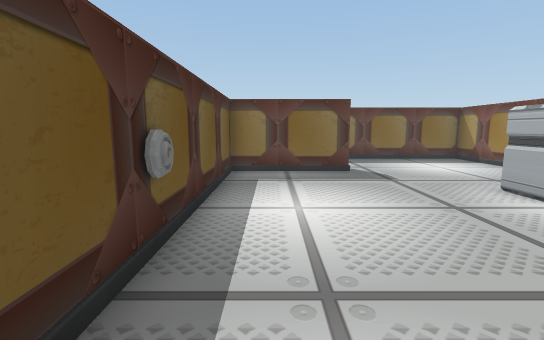
[1] (above)

18 first-person views from a walk through a scene from a Unity 3-D project. The camera is 1.5 m above the floor, tilts 8° down and sees 85° across. Doors are open. The floor is counted in squares, 1 m on a side. Each view is taken from the middle of a square. On the plan, view 1 faces up. The plan holds only what a view shows up to about 15 squares ahead; the rest is blank. The player character is not drawn.

[2]
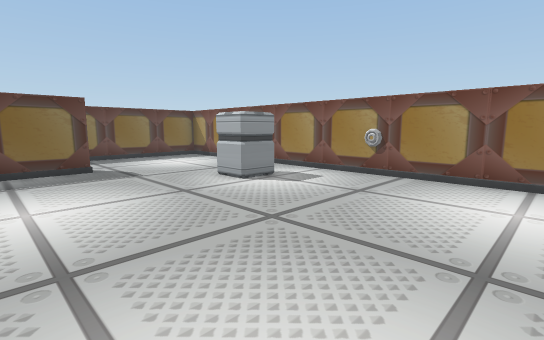

[3]
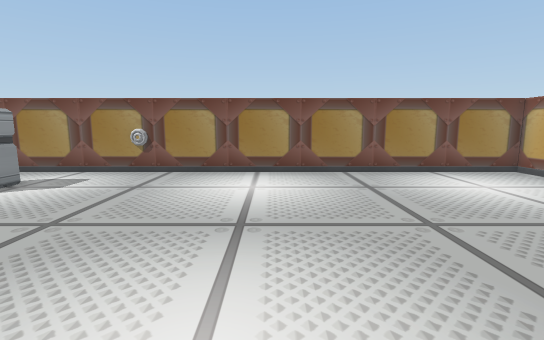

[4]
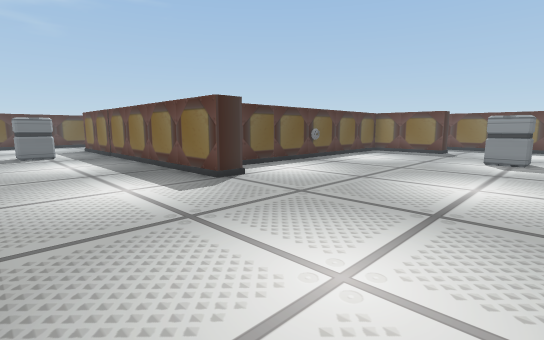

[5]
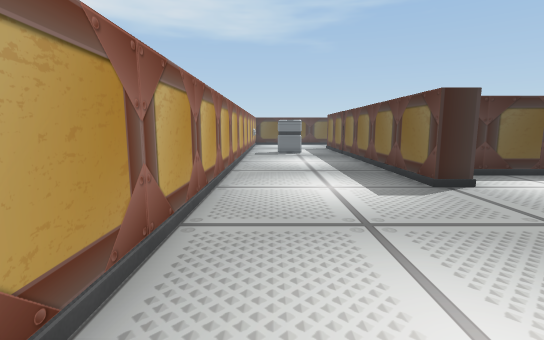

[6]
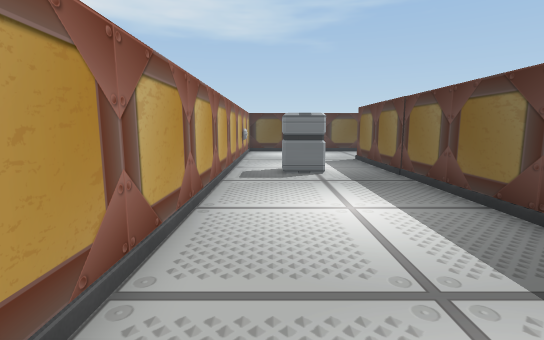

[7]
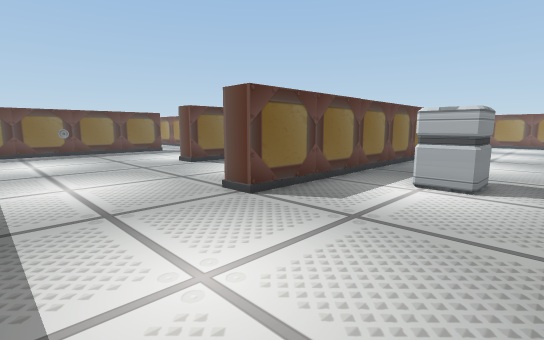

[8]
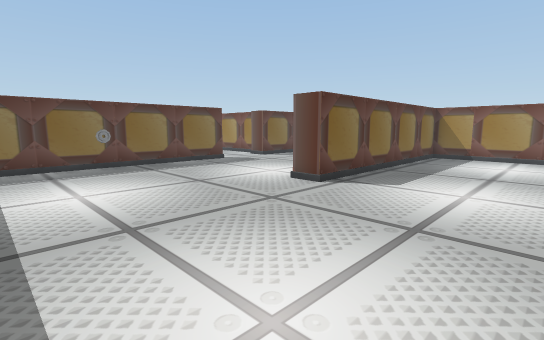

[9]
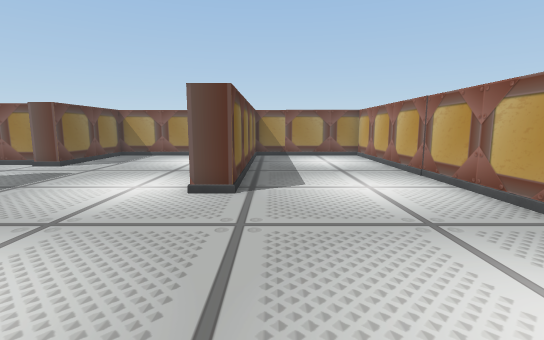

[10]
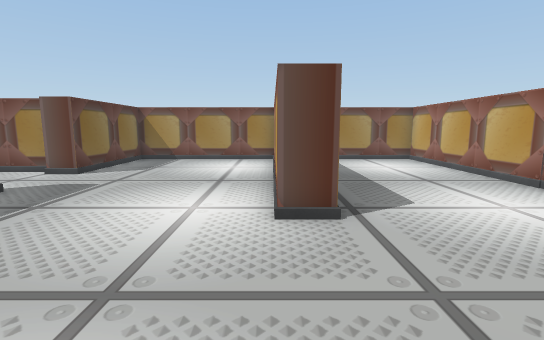

[11]
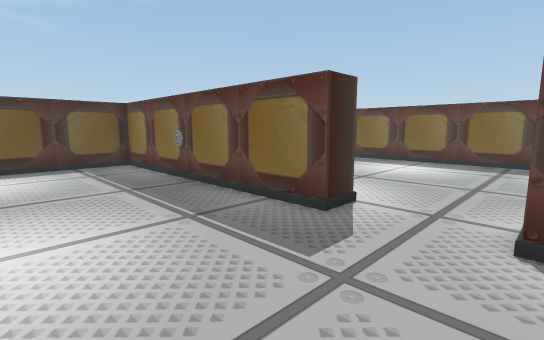

[12]
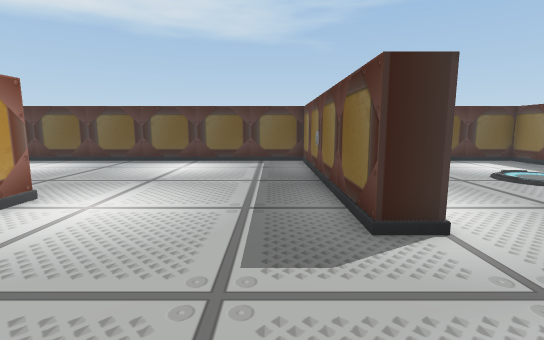

[13]
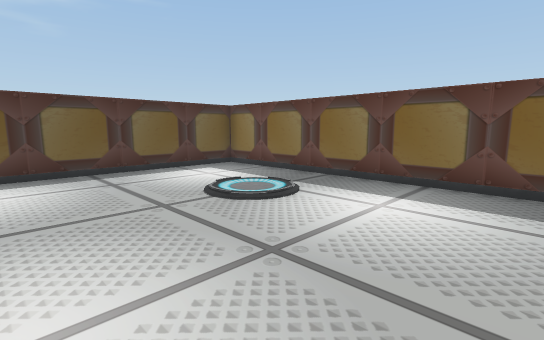

[14]
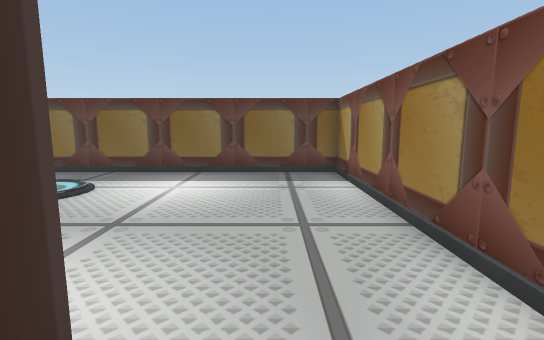

[15]
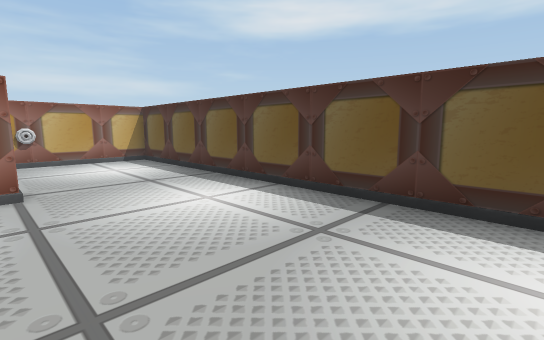

[16]
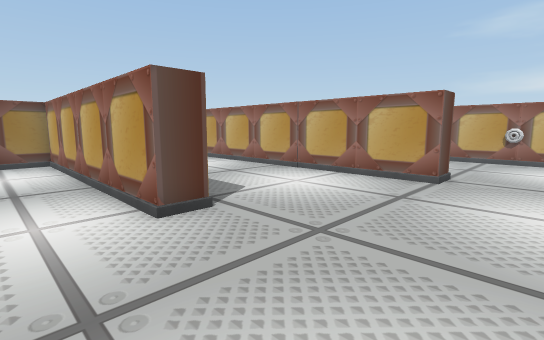

[17]
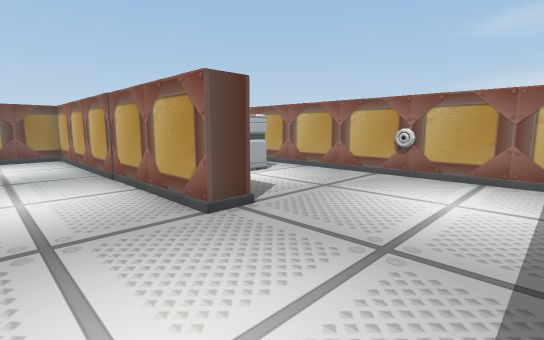

[18]
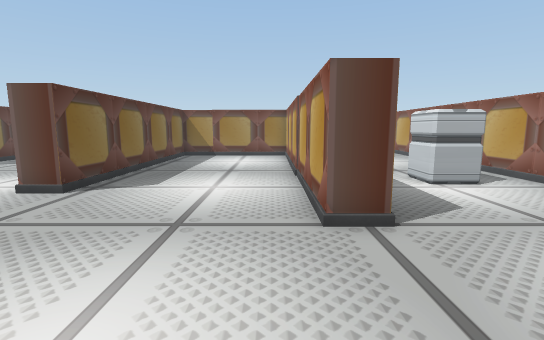

### Floor plan
Points are (right, up) in squares from view 1. A wall is a line through its corners. A room is listed if a view was taken in it or the views show most of it. See-through windows are left out.
Room 1 (views 1, 2, 3, 4, 5, 6, 7, 8, 9, 10, 11, 12, 14, 15, 16, 17, 18)
walls: (0.4, -2.7) (0.4, -3.8) (-14.6, -3.8) (-14.6, -2.8) (-2.5, -2.8) (-2.5, 2.9) (-12.2, 2.9) (-12.2, 3.9) (-2.5, 3.9) (-2.5, 10.5) (-7.3, 10.5); (-10.1, 10.5) (-19.8, 10.5) (-19.8, -9.5) (6.5, -9.5); (2.8, 10.5) (-1.5, 10.5) (-1.5, -1.5); (9.2, 11.5) (9.2, 14.7) (3.6, 14.7); (8.1, -9.5) (9.2, -9.5) (9.2, 8.1)
ways out: open door at (-8.5, 11) to room 2
objects: other object (-15, -9); other object (-11, -8) to (-10, -6); other object (-1, 3); other object (6, 6) to (7, 7)
Room 2 (view 13)
walls: (-6.8, 11.8) (-6.8, 20.2) (-19.8, 20.2) (-19.8, 12.4)
ways out: open door at (-8.5, 11) to room 1
objects: other object (-15, 16) to (-14, 18)

Positions as (right, up) in squares from view 1, and headings:
1: (0, 0), facing up
2: (0, -1), facing up-right
3: (-1, -1), facing right
4: (8, -9), facing up-left
5: (8, -8), facing left
6: (0, -8), facing left
7: (-19, -9), facing up-right
8: (-19, -2), facing up-right
9: (-19, 2), facing right
10: (-17, 4), facing right
11: (-7, 6), facing up-left
12: (-6, 9), facing left
13: (-9, 12), facing up-left
14: (-9, 10), facing up
15: (-14, 5), facing down-left
16: (-17, 6), facing down-right
17: (-19, 0), facing down-right
18: (-19, -2), facing right
